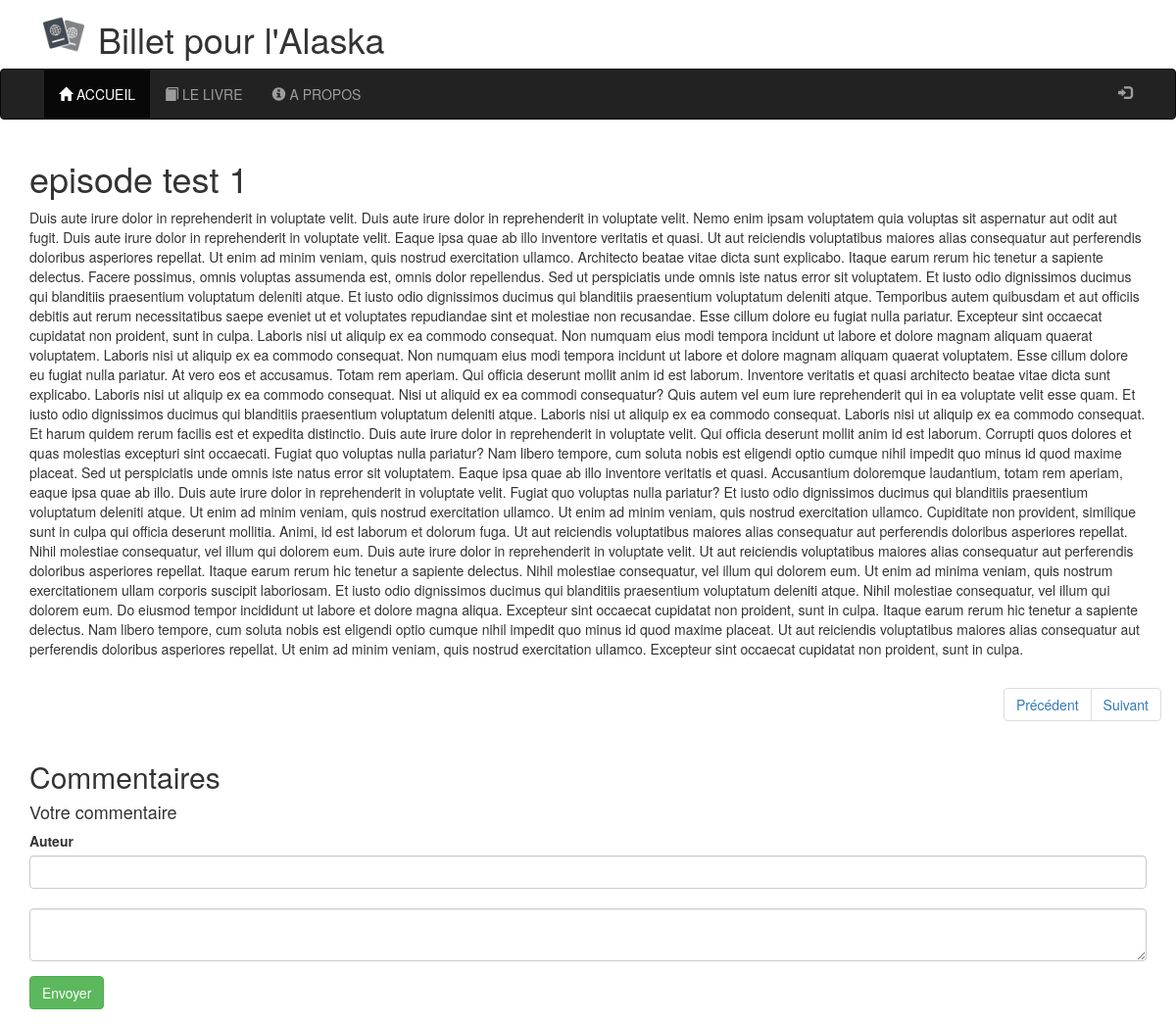
The app's page /index.php?page=episode&id=1, older data.
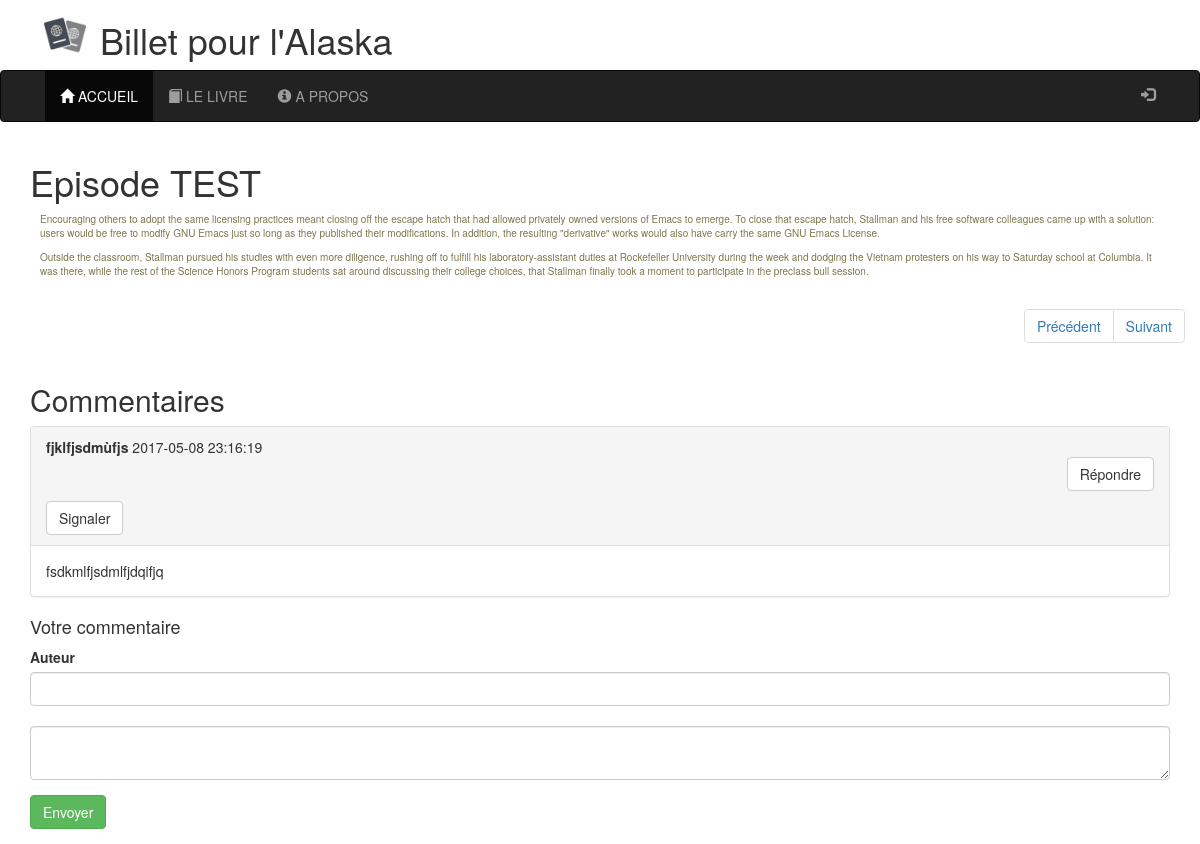
The same page, newer data.
### tables this page shows
CREATE TABLE `episode` (
  `id` int(10) UNSIGNED NOT NULL,
  `titre` varchar(255) DEFAULT NULL,
  `contenu` longtext,
  `date` datetime DEFAULT NULL
);

CREATE TABLE `commentaire` (
  `id` int(10) UNSIGNED NOT NULL,
  `auteur` varchar(255) DEFAULT NULL,
  `contenu` longtext,
  `date` datetime DEFAULT NULL,
  `niveau` int(2) UNSIGNED DEFAULT '0',
  `parent_id` int(11) DEFAULT '0',
  `idEpisode` int(10) UNSIGNED DEFAULT NULL,
  `signalement` tinyint(1) NOT NULL DEFAULT '0'
);

### app/App.php (called while the page is built, shortened)
<?php
class App {
    private $db_instance;
    private static $_instance;
    public static function getInstance() {
        if(self::$_instance === null) {
            self::$_instance = new App();
        }
        return self::$_instance;
    }
    public function getTable($name) {
        return new $class_name($this->getDb());
    }
    public function getDb() {
        $config = Config::getInstance(ROOT . '/config/config.php');
        if ($this->db_instance === null) {
            $this->db_instance = new MysqlDatabase($config->get('db_name'), $config->get('db_host'),
                $config->get('db_user'), $config->get('db_pass'));
        }
        return $this->db_instance;
    }
    public static function load() {
        require 'Autoloader.php';
        require __DIR__.'/../core/Autoloader.php';
    }
}

### app/Autoloader.php (called while the page is built, shortened)
<?php
class Autoloader {
    static function autoload($class) {
        if(strpos($class, __NAMESPACE__) === 0) {
            $class = str_replace(__NAMESPACE__ . '\\', '', $class);
        }
    }
}

### core/Autoloader.php (called while the page is built, shortened)
<?php
class Autoloader {
    static function autoload($class) {
        if(strpos($class, __NAMESPACE__) === 0) {
            $class = str_replace(__NAMESPACE__ . '\\', '', $class);
        }
    }
}

### config/config.php (called while the page is built)
<?php
return array (
  'db_name'     => 'blog',
   'db_host'    =>  'localhost',
   'db_user'    => 'root',
   'db_pass'    => ''
);

### core/Config.php (called while the page is built, shortened)
<?php
class Config {
    private $settings = [];
    private static $_instance;
    public function __construct($file){
       $this->settings = require ($file);
    }
    public static function getInstance($file) {
        if(is_null(self::$_instance)) {
            self::$_instance =  new Config($file);
        }
        return self::$_instance;
    }
    public function get($key) {
        return $this->settings[$key];
    }
}

### core/Table/Table.php (called while the page is built, shortened)
<?php
abstract class Table {
    protected $table;
    protected $db;
    public function __construct(Database $database)
    {
        $this->db = $database;
        if(is_null($this->table)) {
            $parts = explode('\\', get_class($this));
            $class_name = end($parts);
            $this->table = strtolower($class_name);
        }
    }
    public function query($statement, $attributes = null, $one = false) {
        if($attributes) {
            return $this->db->prepare(
                $statement,
                $attributes,
                str_replace('Table','Entity',get_class($this)),
                $one);
        } else {
            return $this->db->query(
                $statement,
                str_replace('Table', 'Entity', get_class($this)),
                $one);
        }
    }
}

### core/Database/MysqlDatabase.php (called while the page is built, shortened)
<?php
class MysqlDatabase extends Database {
   private $pdo;
    private function getPDO() {
        if($this->pdo === null) {
                $pdo = new PDO("mysql:dbname={$this->db_name};host={$this->db_host}", "{$this->db_user}",
                    "{$this->db_pass}", array (
                    PDO::MYSQL_ATTR_INIT_COMMAND => 'SET NAMES utf8'
                ));
                $pdo->setAttribute(PDO::ATTR_ERRMODE, PDO::ERRMODE_EXCEPTION);
                $this->pdo = $pdo;
        }
        return $this->pdo;
    }
    public function prepare($statement, $attributes, $class = null, $one = false) {
        $req = $this->getPDO()->prepare($statement);
        $res = $req->execute($attributes);
        if($class === null) {
            $req->setFetchMode((PDO::FETCH_OBJ));
        } else {
            $req->setFetchMode(PDO::FETCH_CLASS, $class );
        }
        if($one) {
            $data = $req->fetch();
        } else {
            $data = $req->fetchAll();
        }
        return $data;
    }
}

### app/Table/EpisodeTable.php (called while the page is built, shortened)
<?php
class EpisodeTable extends Table {
    public function find($id) {
        return $this->query(
            "SELECT * FROM episode
            WHERE id = ?
            ", [$id], true);
    }
}

### app/Table/CommentaireTable.php (called while the page is built, shortened)
<?php
class CommentaireTable extends Table{
    public function getLastById($id) {
        return $this->query('SELECT * FROM commentaire WHERE idEpisode = ?', [$id]);
    }
    public function findAllChildren($id) {
        $comments = $this->getLastById($id);
        return $comments;
    }
}

### views/front/commentaire.php (the view, shortened to what the changed rows need)
<div class="panel panel-default" id="comment-<?= $commentaire->id; ?>">
        <div class="panel-heading"><strong>
                <?= $commentaire->auteur . " "; ?></strong>
            <?=$commentaire->date . "    "; ?>
            <p class="text-right">
                <button class="btn btn-default reply" data-id="<?= $commentaire->id; ?>"
                        data-level="<?= $commentaire->niveau; ?>">Répondre</button>
            </p>
            <form action="?page=commentaire.signaler" method="post">
                <button type="submit" class="btn btn-default">Signaler</button>
            </form>
        </div>
        <div class="panel-body"><?= $commentaire->contenu; ?></div>
</div>

### views/front/episode.php (shortened to what the changed rows need)
<?php
$episode = $app->getTable('episode')->find($_GET['id']);
        ?>
<h1><?= $episode->titre; ?></h1>
<p>
    <?= $episode->contenu; ?>
</p>
<div class="row">
   <ul class="pagination pull-right">
       <li class="page-item"><a class="page-link" href="#">Précédent</a></li>
       <li class="page-item"><a class="page-link" href="#">Suivant</a></li>
   </ul>
</div>
<h2>Commentaires</h2>
<?php
$form = new \Core\HTML\BootstrapForm();
?>
<p>
    <?php foreach($app->getTable('commentaire')->findAllChildren($_GET['id']) as $commentaire) : ?>
        <?php require 'commentaire.php'; ?>
    <?php endforeach; ?>
</p>
<form method="post" id="form-comment">
    <h4>Votre commentaire</h4>
    <?= $form->input('auteur','Auteur'); ?>
    <?= $form->input('contenu','', ['type' => 'textarea']); ?>
    <button class="btn btn-success">Envoyer</button>
</form>

Row changes from the older to the newer data that the page shows:
changed episode: titre "episode test 1" → "Episode TEST"; contenu "Duis aute irure dolor in reprehenderit in voluptate velit. Duis aute irure dolor in reprehenderit in voluptate velit. Nemo enim ipsam voluptatem quia voluptas sit aspernatur aut odit aut fugit. Duis aute irure dolor in reprehenderit in voluptate velit. Eaque ipsa quae ab illo inventore veritatis et quasi. Ut aut reiciendis voluptatibus maiores alias consequatur aut perferendis doloribus asperiores repellat. Ut enim ad minim veniam, quis nostrud exercitation ullamco. Architecto beatae vitae dicta sunt explicabo. Itaque earum rerum hic tenetur a sapiente delectus. Facere possimus, omnis voluptas assumenda est, omnis dolor repellendus. Sed ut perspiciatis unde omnis iste natus error sit…" → "Encouraging others to adopt the same licensing practices meant closing off the escape hatch that had allowed privately owned versions of Emacs to emerge. To close that escape hatch, Stallman and his free software colleagues came up with a solution: users would be free to modify GNU Emacs just so long as they published their modifications. In addition, the resulting \"derivative\" works would also have carry the same GNU Emacs License. Outside the classroom, Stallman pursued his studies with even more diligence, rushing off to fulfill his laboratory-assistant duties at Rockefeller University during the week and dodging the Vietnam protesters on his way to Saturday school at Columbia. It was…"
added commentaire: auteur "fjklfjsdmùfjs", date "2017-05-08 23:16:19", contenu "fsdkmlfjsdmlfjdqifjq"
